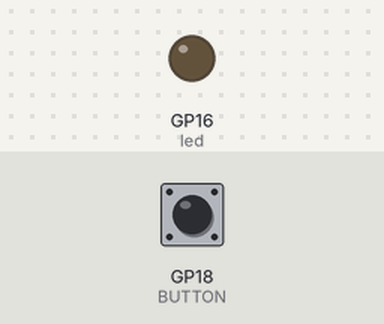
A program run on a simulated Raspberry Pi Pico running MicroPython. Shown: output pins drawn as LEDs (lit = HIGH). The test bench sets the inputs (shaded band); at power-on: GP18 (BUTTON) LOW.

Above: at 1.2 s.
1.3 s: GP18 (BUTTON) pulled HIGH for 3.2 s
At 5.3 s:
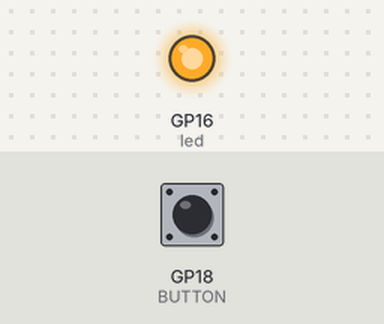
6.0 s: GP18 (BUTTON) pulled HIGH for 0.15 s
At 6.5 s:
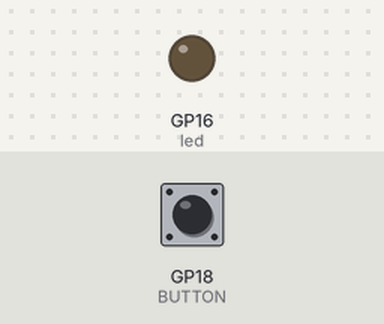
Timing chart, 0 to 9.0 s (numbered marks = the images above; inputs shaded):
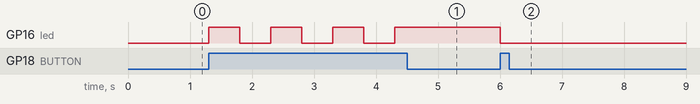

Measured:
- after the input at 1.3 s, GP16 (led): alternates HIGH for 0.50 s and LOW for 0.50 s, 7 changes in all, then stays HIGH, starting at once
- after the input at 6.0 s, GP16 (led): HIGH → LOW at once

The program:

Button_Led_ON_OFF.py
```python
from machine import Pin
import utime

led = Pin(16, Pin.OUT)
BUTTON = Pin(18, Pin.IN)
val = 0
while True:
    if BUTTON.value() == 1  :
        led.toggle()
        utime.sleep(0.5)
#     if BUTTON.value() == 1  :
#         val = val +1
#         utime.sleep(1)
#     elif val >= 2 :
#         val = 0
#         utime.sleep(1)
#     led.value(val)
```
